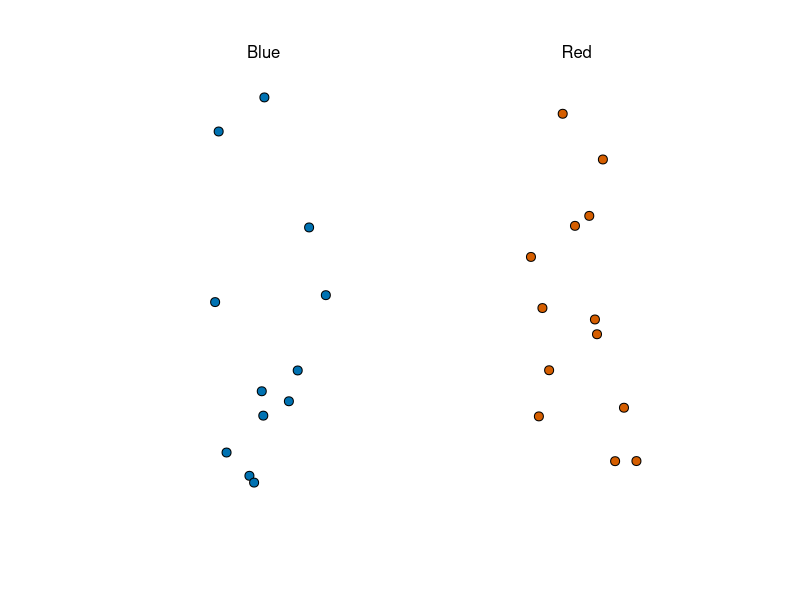
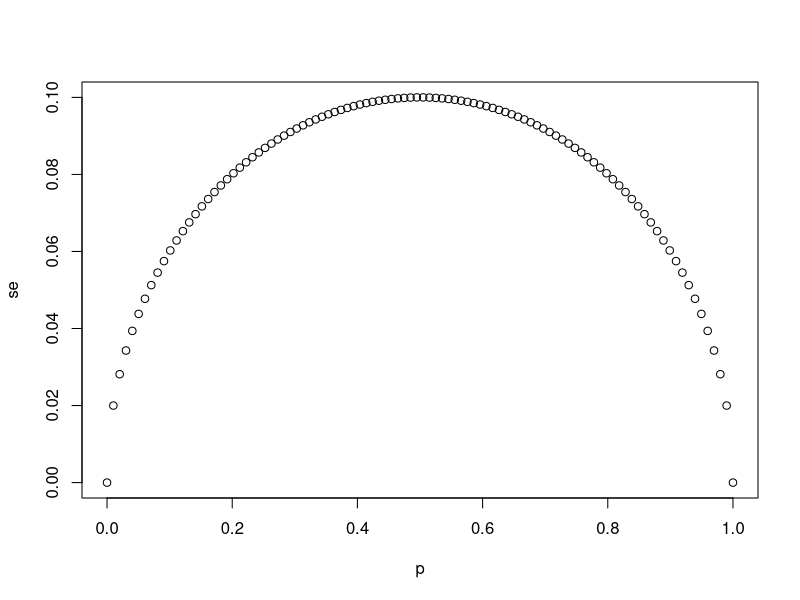
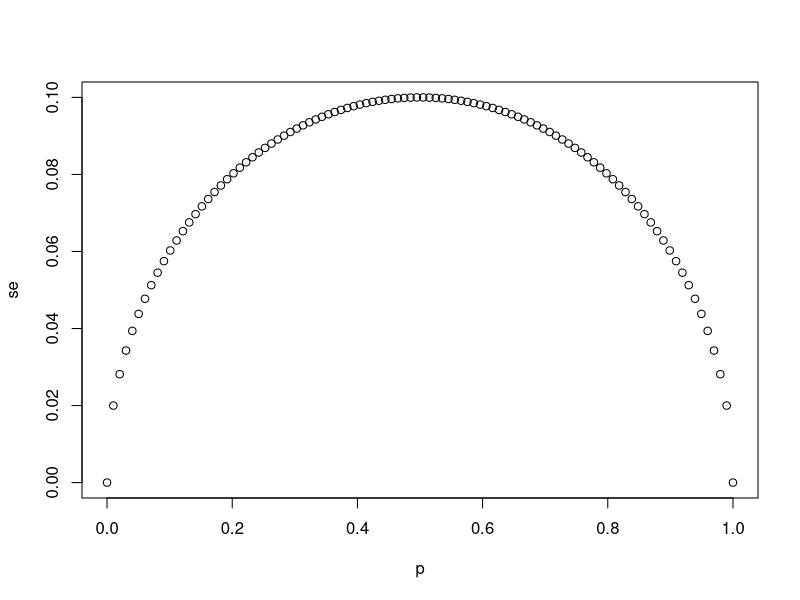
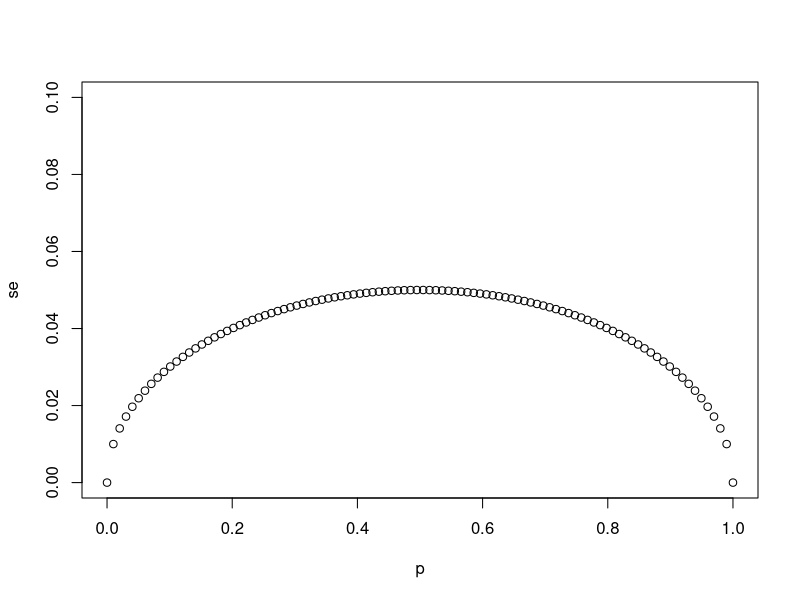
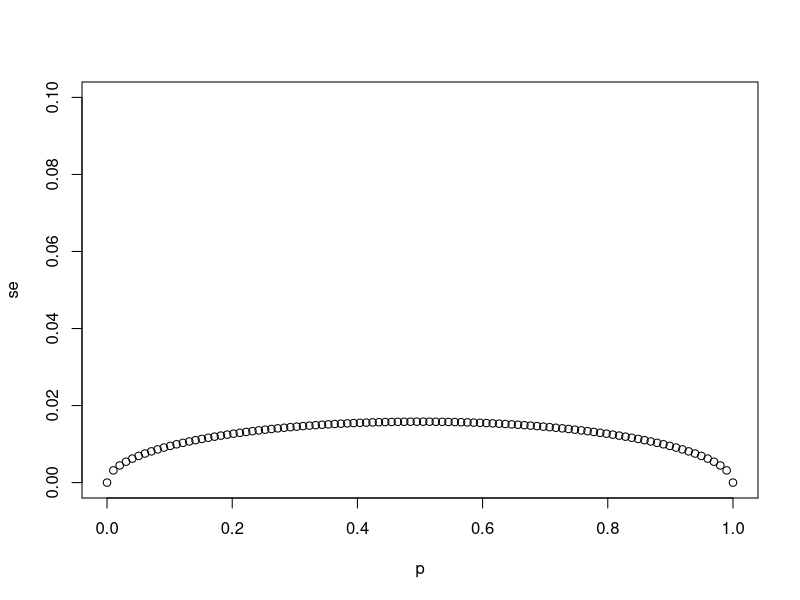
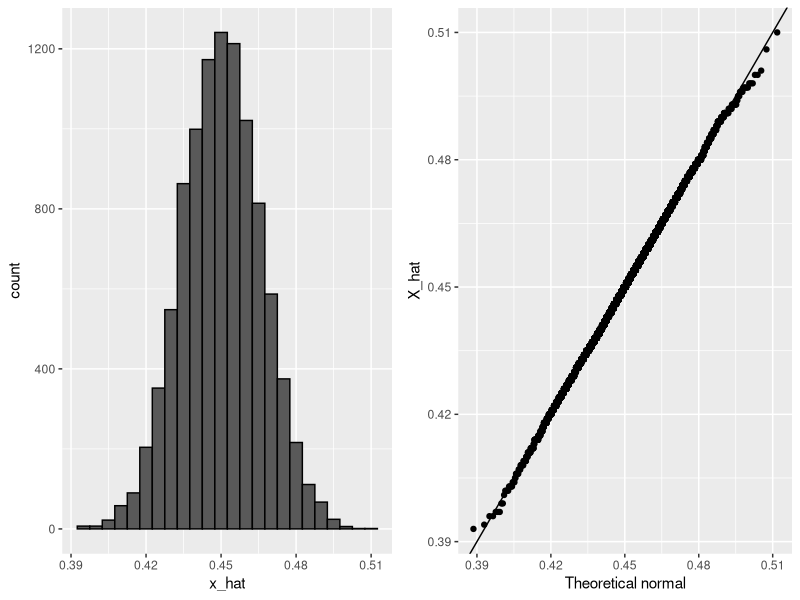
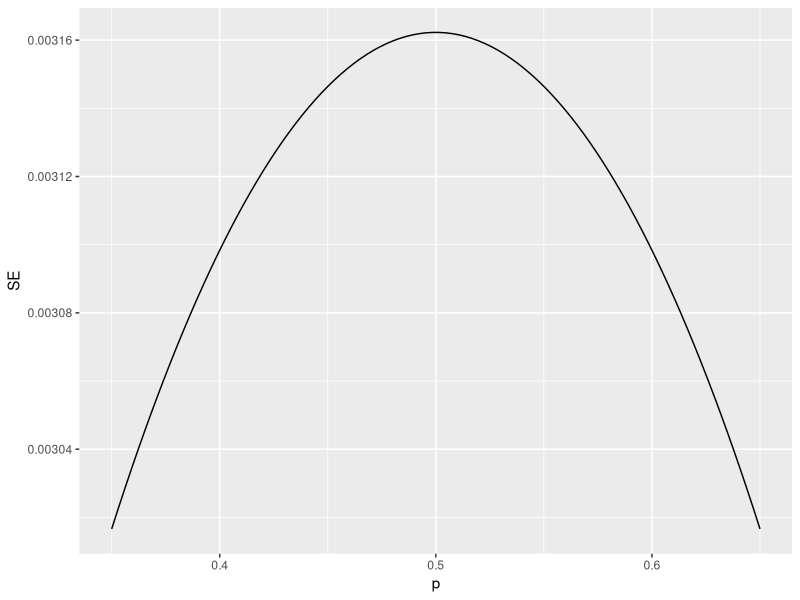
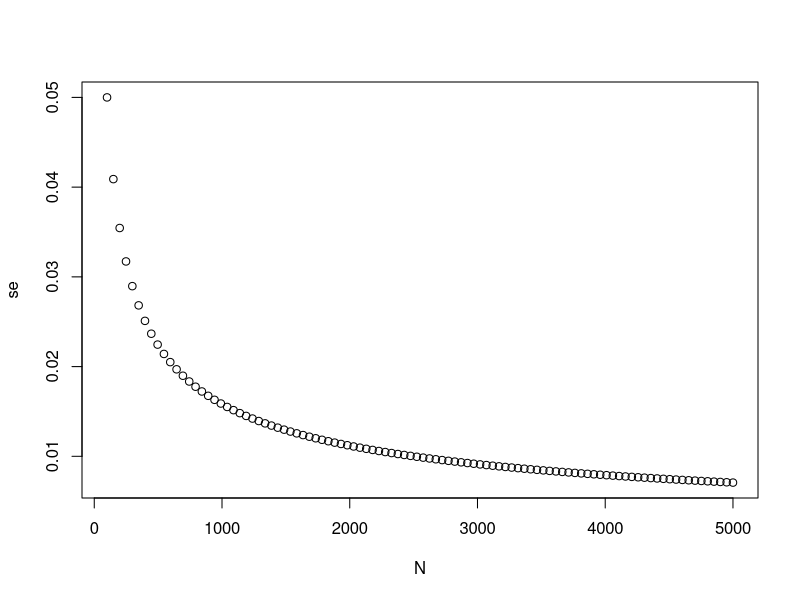

Here is the R script that generated these plots, in order: (Note: this script raises an error after producing the figures.)
library(tidyverse)
library(dslabs)
take_poll(25)    # draw 25 beads

# `N` represents the number of people polled
N <- 25
# Create a variable `p` that contains 100 proportions ranging from 0 to 1 using the `seq` function
p = seq(0,1,length=100)
# Create a variable `se` that contains the standard error of each sample average
se = sqrt(p*(1-p)/N)
# Plot `p` on the x-axis and `se` on the y-axis
plot(p,se)
# The vector `p` contains 100 proportions of Democrats ranging from 0 to 1 using the `seq` function
p <- seq(0, 1, length = 100)
# The vector `sample_sizes` contains the three sample sizes
sample_sizes <- c(25, 100, 1000)
# Write a for-loop that calculates the standard error `se` for every value of `p` for each of the three samples sizes `N` in the vector `sample_sizes`. Plot the three graphs, using the `ylim` argument to standardize the y-axis across all three plots.
for(N in sample_sizes)
{se = sqrt(p*(1-p)/N)
plot(p,se, ylim = c(0,0.1))}
# `N` represents the number of people polled
N <- 25
# `p` represents the proportion of Democratic voters
p <- 0.45
# Calculate the standard error of the spread. Print this value to the console.
2*sqrt(p*(1-p)/N)
# Code: Computing the probability of X-bar being within .01 of p
X_hat <- 0.48
se <- sqrt(X_hat*(1-X_hat)/25)
pnorm(0.01/se) - pnorm(-0.01/se)
#Code: Monte Carlo simulation using a set value of p
p <- 0.45    # unknown p to estimate
N <- 1000
# simulate one poll of size N and determine x_hat
x <- sample(c(0,1), size = N, replace = TRUE, prob = c(1-p, p))
x_hat <- mean(x)
# simulate B polls of size N and determine average x_hat
B <- 10000    # number of replicates
N <- 1000    # sample size per replicate
x_hat <- replicate(B, {
  x <- sample(c(0,1), size = N, replace = TRUE, prob = c(1-p, p))
  mean(x)
})
#Code: Histogram and QQ-plot of Monte Carlo results
library(tidyverse)
library(gridExtra)
p1 <- data.frame(x_hat = x_hat) %>%
  ggplot(aes(x_hat)) +
  geom_histogram(binwidth = 0.005, color = "black")
p2 <- data.frame(x_hat = x_hat) %>%
  ggplot(aes(sample = x_hat)) +
  stat_qq(dparams = list(mean = mean(x_hat), sd = sd(x_hat))) +
  geom_abline() +
  ylab("X_hat") +
  xlab("Theoretical normal")
grid.arrange(p1, p2, nrow=1)
#calculate the spread and SE of the spread
2*(p-1)
2*sqrt(p*(1-p)/N)
#Code: Plotting margin of error in an extremely large poll over a range of values of p
library(tidyverse)
N <- 100000
p <- seq(0.35, 0.65, length = 100)
SE <- sapply(p, function(x) 2*sqrt(x*(1-x)/N))
data.frame(p = p, SE = SE) %>%
  ggplot(aes(p, SE)) +
  geom_line()

# Write a function called `take_sample` that takes `p` and `N` as arguments and returns the average value of a randomly sampled population.
take_sample <- function(p,N)
{
  sample_taken <- sample(c(0,1), size = N, replace = TRUE, prob = c(1-p, p))
  mean(sample_taken)
}
# Use the `set.seed` function to make sure your answer matches the expected result after random sampling
set.seed(1)
# Define `p` as the proportion of Democrats in the population being polled
p <- 0.45
# Define `N` as the number of people polled
N <- 100
# Call the `take_sample` function to determine the sample average of `N` randomly selected people from a population containing a proportion of Democrats equal to `p`. Print this value to the console.
take_sample(p,N)
# The variable `B` specifies the number of times we want the sample to be replicated
B <- 10000
# Create an objected called `errors` that replicates subtracting the result of the `take_sample` function from `p` for `B` replications
errors <- replicate(B, p-take_sample(p,N))
# Calculate the mean of the errors. Print this value to the console.
mean(errors)
# Calculate the mean of the absolute value of each simulated error. Print this value to the console.
mean(abs(errors))
# Calculate the standard deviation of `errors`
sqrt(mean(errors^2))
# Calculate the standard error
sqrt(p*(1-p)/N)
# Define `X` as a random sample of `N` voters with a probability of picking a Democrat ('1') equal to `p`
X <- sample(c(0,1), size = N, replace = TRUE, prob = c(1-p, p))
# Define `X_bar` as the average sampled proportion
X_bar <- mean(X)
# Calculate the standard error of the estimate. Print the result to the console.
sqrt(X_bar*(1-X_bar)/N)
# Create a plot of the largest standard error for  ranging from 100 to 5,000.
N <- seq(100, 5000, len = 100)
p <- 0.5
se <- sqrt(p*(1-p)/N)
plot(N,se)
# Generate a qq-plot of `errors` with a qq-line showing a normal distribution
qqnorm(errors)
qqline(errors)
# Calculate the probability that the estimated proportion of Democrats in the population is greater than 0.5. Print this value to the console.
1-pnorm((.5-p)/(sqrt(p*(1-p)/N)))
# Define `N` as the number of people polled
N <-100
# Define `X_hat` as the sample average
X_hat <- 0.51
# Define `se_hat` as the standard error of the sample average
se_hat <- sqrt(X_hat*(1-X_hat)/N)
# Calculate the probability that the error is 0.01 or larger
1-pnorm(0.01/se_hat) + pnorm(-0.01/se_hat)
#95% confidance interval
pnorm(qnorm(1-0.995))
#Code: geom_smooth confidence interval example
#The shaded area around the curve is related to the concept of confidence intervals.
data("nhtemp")
data.frame(year = as.numeric(time(nhtemp)), temperature = as.numeric(nhtemp)) %>%
  ggplot(aes(year, temperature)) +
  geom_point() +
  geom_smooth() +
  ggtitle("Average Yearly Temperatures in New Haven")
#Code: Monte Carlo simulation of confidence intervals
#Note that to compute the exact 95% confidence interval, we would use qnorm(.975)*SE_hat instead of 2*SE_hat.
p <- 0.45
N <- 1000
X <- sample(c(0,1), size = N, replace = TRUE, prob = c(1-p, p))    # generate N observations
X_hat <- mean(X)    # calculate X_hat
SE_hat <- sqrt(X_hat*(1-X_hat)/N)    # calculate SE_hat, SE of the mean of N observations
c(X_hat - 2*SE_hat, X_hat + 2*SE_hat)    # build interval of 2*SE above and below mean
#Code: Solving for  with qnorm
z <- qnorm(0.995)    # calculate z to solve for 99% confidence interval
pnorm(qnorm(0.995))    # demonstrating that qnorm gives the z value for a given probability
pnorm(qnorm(1-0.995))    # demonstrating symmetry of 1-qnorm
pnorm(z) - pnorm(-z)    # demonstrating that this z value gives correct probability for interval
#Code: Monte Carlo simulation
#Note that to compute the exact 95% confidence interval, we would use qnorm(.975)*SE_hat instead of 2*SE_hat.
B <- 10000
inside <- replicate(B, {
  X <- sample(c(0,1), size = N, replace = TRUE, prob = c(1-p, p))
  X_hat <- mean(X)
  SE_hat <- sqrt(X_hat*(1-X_hat)/N)
  between(p, X_hat - 2*SE_hat, X_hat + 2*SE_hat)    # TRUE if p in confidence interval
})
mean(inside)
#Code: Confidence interval for the spread with sample size of 25
#Note that to compute the exact 95% confidence interval, we would use c(-qnorm(.975), qnorm(.975)) instead of 1.96.
N <- 25
X_hat <- 0.48
(2*X_hat - 1) + c(-2, 2)*2*sqrt(X_hat*(1-X_hat)/N)
#Code: Computing a p-value for observed spread of 0.02
N <- 100    # sample size
z <- sqrt(N) * 0.02/0.5    # spread of 0.02
1 - (pnorm(z) - pnorm(-z))
# Load the data
data(polls_us_election_2016)
# Generate an object `polls` that contains data filtered for polls that ended on or after October 31, 2016 in the United States
polls <- filter(polls_us_election_2016, enddate >= "2016-10-31" & state=="U.S.")
# How many rows does `polls` contain? Print this value to the console.
nrow(polls)
# Assign the sample size of the first poll in `polls` to a variable called `N`. Print this value to the console.
N <- polls[1,"samplesize"]
N
# For the first poll in `polls`, assign the estimated percentage of Clinton voters to a variable called `X_hat`. Print this value to the console.
X_hat <- polls[1,"rawpoll_clinton"]/100
X_hat
# Calculate the standard error of `X_hat` and save it to a variable called `se_hat`. Print this value to the console.
se_hat <- sqrt(X_hat*(1-X_hat)/N)
se_hat
# Use `qnorm` to calculate the 95% confidence interval for the proportion of Clinton voters. Save the lower and then the upper confidence interval to a variable called `ci`.
ci <- c(X_hat - qnorm(.975)*se_hat, X_hat + qnorm(.975)*se_hat)
# The `polls` object that filtered all the data by date and nation has already been loaded. Examine it using the `head` function.
head(polls)
# Create a new object called `pollster_results` that contains columns for pollster name, end date, X_hat, se_hat, lower confidence interval, and upper confidence interval for each poll.
pollster_results <- polls %>%
  mutate(X_hat = rawpoll_clinton/100,
         se_hat = sqrt(X_hat*(1-X_hat)/samplesize),
         lower = X_hat - qnorm(.975)*se_hat,
         upper = X_hat + qnorm(.975)*se_hat) %>% 
  select(pollster,enddate, X_hat,se_hat,lower,upper)
# The `pollster_results` object has already been loaded. Examine it using the `head` function.
head(pollster_results)
# Add a logical variable called `hit` that indicates whether the actual value exists within the confidence interval of each poll. Summarize the average `hit` result to determine the proportion of polls with confidence intervals include the actual value. Save the result as an object called `avg_hit`.
avg_hit <- pollster_results %>% mutate(hit = 0.482 > lower & 0.482 < upper) %>% summarize(avg_hit = mean(hit))
# Add a statement to this line of code that will add a new column named `d_hat` to `polls`. The new column should contain the difference in the proportion of voters.
polls <- polls_us_election_2016 %>% filter(enddate >= "2016-10-31" & state == "U.S.") %>% mutate (d_hat = rawpoll_clinton/100-rawpoll_trump/100)
# Assign the sample size of the first poll in `polls` to a variable called `N`. Print this value to the console.
N <- polls[1,"samplesize"]
N
# Assign the difference `d_hat` of the first poll in `polls` to a variable called `d_hat`. Print this value to the console.
d_hat <- polls[1,"d_hat"]
d_hat
# Assign proportion of votes for Clinton to the variable `X_hat`.
X_hat <- (d_hat + 1)/2
# Calculate the standard error of the spread and save it to a variable called `se_hat`. Print this value to the console.
se_hat <- 2*sqrt(X_hat*(1-X_hat)/N)
se_hat
# Use `qnorm` to calculate the 95% confidence interval for the difference in the proportions of voters. Save the lower and then the upper confidence interval to a variable called `ci`.
ci <- c(d_hat - qnorm(.975)*se_hat, d_hat + qnorm(.975)*se_hat)
# Create a new object called `pollster_results` that contains columns for pollster name, end date, d_hat, lower confidence interval of d_hat, and upper confidence interval of d_hat for each poll.
pollster_results <- polls %>%
  mutate(X_hat = (d_hat + 1)/2,
         se_hat = 2*sqrt(X_hat*(1-X_hat)/samplesize),
         lower = d_hat - qnorm(.975)*se_hat,
         upper = d_hat + qnorm(.975)*se_hat) %>% 
  select(pollster, enddate, d_hat, lower, upper)
# Add a logical variable called `hit` that indicates whether the actual value (0.021) exists within the confidence interval of each poll. Summarize the average `hit` result to determine the proportion of polls with confidence intervals include the actual value. Save the result as an object called `avg_hit`.
avg_hit <- pollster_results %>% mutate(hit = 0.021 > lower & 0.021 < upper) %>% summarize(avg_hit = mean(hit))
# Add variable called `error` to the object `polls` that contains the difference between d_hat and the actual difference on election day. Then make a plot of the error stratified by pollster.
polls %>% mutate(error = d_hat - 0.021) %>% ggplot(aes(x = error, y = pollster)) +
  geom_point() +
  theme(axis.text.x = element_text(angle = 90, hjust = 1))
# Add variable called `error` to the object `polls` that contains the difference between d_hat and the actual difference on election day. Then make a plot of the error stratified by pollster, but only for pollsters who took 5 or more polls.
polls %>% mutate(error = d_hat - 0.021) %>% 
  group_by(pollster) %>%
  filter(n() >= 5) %>% 
  ggplot(aes(x = error, y = pollster)) +
  geom_point() +
  theme(axis.text.x = element_text(angle = 90, hjust = 1))
#Code: Simulating polls
#Note that to compute the exact 95% confidence interval, we would use 
#qnorm(.975)*SE_hat instead of 2*SE_hat.
d <- 0.039
Ns <- c(1298, 533, 1342, 897, 774, 254, 812, 324, 1291, 1056, 2172, 516)
p <- (d+1)/2
# calculate confidence intervals of the spread
confidence_intervals <- sapply(Ns, function(N){
  X <- sample(c(0,1), size=N, replace=TRUE, prob = c(1-p, p))
  X_hat <- mean(X)
  SE_hat <- sqrt(X_hat*(1-X_hat)/N)
  2*c(X_hat, X_hat - 2*SE_hat, X_hat + 2*SE_hat) - 1
})
# generate a data frame storing results
polls <- data.frame(poll = 1:ncol(confidence_intervals),
                    t(confidence_intervals), sample_size = Ns)
names(polls) <- c("poll", "estimate", "low", "high", "sample_size")
polls
#Code: Generating simulated poll data
library(dslabs)
data(polls_us_election_2016)
names(polls_us_election_2016)
# keep only national polls from week before election with a grade considered reliable
polls <- polls_us_election_2016 %>%
  filter(state == "U.S." & enddate >= "2016-10-31" &
           (grade %in% c("A+", "A", "A-", "B+") | is.na(grade)))
# add spread estimate
polls <- polls %>%
  mutate(spread = rawpoll_clinton/100 - rawpoll_trump/100)
# compute estimated spread for combined polls
d_hat <- polls %>%
  summarize(d_hat = sum(spread * samplesize) / sum(samplesize)) %>%
  .$d_hat
# compute margin of error
p_hat <- (d_hat+1)/2
moe <- 1.96 * 2 * sqrt(p_hat*(1-p_hat)/sum(polls$samplesize))
# histogram of the spread
polls %>%
  ggplot(aes(spread)) +
  geom_histogram(color="black", binwidth = .01)
#Code: Investigating poll data and pollster bias
# number of polls per pollster in week before election
polls %>% group_by(pollster) %>% summarize(n())
# plot results by pollsters with at least 6 polls
polls %>% group_by(pollster) %>%
  filter(n() >= 6) %>%
  ggplot(aes(pollster, spread)) +
  geom_point() +
  theme(axis.text.x = element_text(angle = 90, hjust = 1))
# standard errors within each pollster
polls %>% group_by(pollster) %>%
  filter(n() >= 6) %>%
  summarize(se = 2 * sqrt(p_hat * (1-p_hat) / median(samplesize)))
#Note that to compute the exact 95% confidence interval, we would use qnorm(.975) instead of 1.96.
# collect last result before the election for each pollster
one_poll_per_pollster <- polls %>% group_by(pollster) %>%
  filter(enddate == max(enddate)) %>%      # keep latest poll
  ungroup()
# histogram of spread estimates
one_poll_per_pollster %>%
  ggplot(aes(spread)) + geom_histogram(binwidth = 0.01)
# construct 95% confidence interval
results <- one_poll_per_pollster %>%
  summarize(avg = mean(spread), se = sd(spread)/sqrt(length(spread))) %>%
  mutate(start = avg - 1.96*se, end = avg + 1.96*se)
round(results*100, 1)

# Load the 'dslabs' package and data contained in 'heights'
library(dslabs)
data(heights)
# Make a vector of heights from all males in the population
x <- heights %>% filter(sex == "Male") %>%
  .$height
# Calculate the population average. Print this value to the console.
mean(x)
# Calculate the population standard deviation. Print this value to the console.
sd(x)
# Use the `set.seed` function to make sure your answer matches the expected result after random sampling
set.seed(1)
# Define `N` as the number of people measured
N <- 50
# Define `X` as a random sample from our population `x`
X <- sample(x, size=N, replace=TRUE)
# Calculate the sample average. Print this value to the console.
mean(X)
# Calculate the sample standard deviation. Print this value to the console.
sd(X)
# Define `se` as the standard error of the estimate. Print this value to the console.
se <- sd(X)/sqrt(N)
# Construct a 95% confidence interval for the population average based on our sample. Save the lower and then the upper confidence interval to a variable called `ci`.
ci <- c(mean(X)-qnorm(.975)*se,mean(X)+qnorm(.975)*se)
# Define `mu` as the population average
mu <- mean(x)
# Use the `set.seed` function to make sure your answer matches the expected result after random sampling
set.seed(1)
# Define `N` as the number of people measured
N <- 50
# Define `B` as the number of times to run the model
B <- 10000
# Define an object `res` that contains a logical vector for simulated intervals that contain mu
res <- replicate(B, {
  X <- sample(x, size=N, replace=TRUE)
  se <- sd(X)/sqrt(N)
  interval <- c(mean(X)-qnorm(.975)*se,mean(X)+qnorm(.975)*se)
  between(mu,interval[1],interval[2])    
})
# Calculate the proportion of results in `res` that include mu. Print this value to the console.
mean(res)
# Load the libraries and data you need for the following exercises
library(dslabs)
library(dplyr)
library(ggplot2)
data("polls_us_election_2016")
# These lines of code filter for the polls we want and calculate the spreads
polls <- polls_us_election_2016 %>% 
  filter(pollster %in% c("Rasmussen Reports/Pulse Opinion Research","The Times-Picayune/Lucid") &
           enddate >= "2016-10-15" &
           state == "U.S.") %>% 
  mutate(spread = rawpoll_clinton/100 - rawpoll_trump/100) 
# Make a boxplot with points of the spread for each pollster
polls %>% ggplot(aes(pollster, spread)) +
  geom_boxplot() +
  geom_point()
# Create an object called `sigma` that contains a column for `pollster` and a column for `s`, the standard deviation of the spread
sigma <- polls %>% 
  group_by(pollster) %>% 
  summarize(s = sd(spread))
# Print the contents of sigma to the console
sigma
# Create an object called `res` that summarizes the average, standard deviation, and number of polls for the two pollsters.
res <- polls %>% 
  group_by(pollster) %>% 
  summarize(average = mean(spread), s = sd(spread), N = n()) 
res
# Store the difference between the larger average and the smaller in a variable called `estimate`. Print this value to the console.
estimate <- res$avg[2] - res$avg[1]
estimate
# Store the standard error of the estimates as a variable called `se_hat`. Print this value to the console.
se_hat <- sqrt(res$s[2]^2/res$N[2] + res$s[1]^2/res$N[1])
se_hat
# Calculate the 95% confidence interval of the spreads. Save the lower and then the upper confidence interval to a variable called `ci`.
ci <- c(estimate-qnorm(.975)*se_hat,estimate+qnorm(.975)*se_hat)
ci
# Calculate the p-value for expected difference of 0 of a random varaible larger than estimate
2*(1-pnorm(estimate, 0, se_hat))
# Execute the following lines of code to filter the polling data and calculate the spread
polls <- polls_us_election_2016 %>% 
  filter(enddate >= "2016-10-15" &
           state == "U.S.") %>%
  group_by(pollster) %>%
  filter(n() >= 5) %>% 
  mutate(spread = rawpoll_clinton/100 - rawpoll_trump/100) %>%
  ungroup()
# Create an object called `var` that contains columns for the pollster, mean spread, and standard deviation. Print the contents of this object to the console.
var <- polls %>% group_by(pollster) %>% 
  summarize(avg = mean(spread), s = sd(spread))
var

#Code: Monte Carlo simulation Bayes' Theorem
prev <- 0.00025    # disease prevalence
N <- 100000    # number of tests
outcome <- sample(c("Disease", "Healthy"), N, replace = TRUE, prob = c(prev, 1-prev))
N_D <- sum(outcome == "Disease")    # number with disease
N_H <- sum(outcome == "Healthy")    # number healthy
# for each person, randomly determine if test is + or -
accuracy <- 0.99
test <- vector("character", N)
test[outcome == "Disease"] <- sample(c("+", "-"), N_D, replace=TRUE, prob = c(accuracy, 1-accuracy))
test[outcome == "Healthy"] <- sample(c("-", "+"), N_H, replace=TRUE, prob = c(accuracy, 1-accuracy))
table(outcome, test)
# Define `Pr_1` as the probability of the first son dying of SIDS
Pr_1 <- 1/8500
# Define `Pr_2` as the probability of the second son dying of SIDS
Pr_2 <- 1/100
# Define `Pr_B` as the probability of both sons dying of SIDS
Pr_B <- Pr_1*Pr_2
# Define Pr_A as the rate of mothers that are murderers
Pr_A <- 1/1000000
# Define Pr_BA as the probability that two children die without evidence of harm, given that their mother is a murderer
Pr_BA <- 0.50
# Define Pr_AB as the probability that a mother is a murderer, given that her two children died with no evidence of physical harm. Print this value to the console.
Pr_AB <- Pr_BA*Pr_A/Pr_B
Pr_A
# Load the libraries and poll data
library(dplyr)
library(dslabs)
data(polls_us_election_2016)
# Create an object `polls` that contains the spread of predictions for each candidate in Florida during the last polling days
polls <- polls_us_election_2016 %>% 
  filter(state == "Florida" & enddate >= "2016-11-04" ) %>% 
  mutate(spread = rawpoll_clinton/100 - rawpoll_trump/100)
# Examine the `polls` object using the `head` function
head(polls)
# Create an object called `results` that has two columns containing the average spread (`avg`) and the standard error (`se`). Print the results to the console.
results <- polls %>% summarize(avg = mean(spread), se = sd(spread)/sqrt(length(spread)))
results
# Define `mu` and `tau`
mu <- 0
tau <- 0.01
# Define a variable called `sigma` that contains the standard error in the object `results`
sigma <- results$se
# Define a variable called `Y` that contains the average in the object `results`
Y <- results$avg
# Define a variable `B` using `sigma` and `tau`. Print this value to the console.
B <- sigma^2/(sigma^2 + tau^2)
# Calculate the expected value of the posterior distribution
mu+(1-B)*Y
# Compute the standard error of the posterior distribution. Print this value to the console.
sqrt(1/(1/sigma^2+1/tau^2))
# Construct the 95% credible interval. Save the lower and then the upper confidence interval to a variable called `ci`.
ci <- c(mu+(1-B)*Y - qnorm(.975)*se, mu+(1-B)*Y + qnorm(.975)*se)
# Assign the expected value of the posterior distribution to the variable `exp_value`
exp_value <- B*mu + (1-B)*Y 
# Assign the standard error of the posterior distribution to the variable `se`
se <- sqrt( 1/ (1/sigma^2 + 1/tau^2))
# Using the `pnorm` function, calculate the probability that the actual spread was less than 0 (in Trump's favor). Print this value to the console.
pnorm(0, exp_value, se)
# Define the variables from previous exercises
mu <- 0
sigma <- results$se
Y <- results$avg
# Define a variable `taus` as different values of tau
taus <- seq(0.005, 0.05, len = 100)
# Create a function called `p_calc` that generates `B` and calculates the probability of the spread being less than 0
p_calc <- function(tau){
  B <- sigma^2 / (sigma^2 + tau^2)
  pnorm(0, B*mu + (1-B)*Y, sqrt( 1/ (1/sigma^2 + 1/tau^2)))
}
# Create a vector called `ps` by applying the function `p_calc` across values in `taus`
ps <- p_calc(taus)
# Plot `taus` on the x-axis and `ps` on the y-axis
plot(taus, ps)





# suggested libraries and options
library(tidyverse)
options(digits = 3)
# load brexit_polls object
library(dslabs)
data(brexit_polls)
#Question 1: Expected value and standard error of a poll
N=1500
p=0.481
#expected number of remain
N*p
#SE of total number of remains
sqrt(N*p*(1-p))
#expected proportion of remain
p
#SE of proportion of remain in sample
sqrt(p*(1-p)/N)
#expected spread
2*p-1
#SE of spread
2*sqrt(p*(1-p)/N)
#Question 2: Actual Brexit poll estimates
#Calculate x_hat for each poll
brexit_polls <- brexit_polls %>%
  mutate(x_hat = (spread+1)/2)
mean(brexit_polls.spread)
#What is the average of the observed spreads (spread)?
mean(brexit_polls$spread)
#What is the standard deviation of the observed spreads?
sd(brexit_polls$spread)
#What is the average of x_hat, the estimates of the parameter ?
mean(brexit_polls$x_hat)
#What is the standard deviation of x_hat?
sd(brexit_polls$x_hat)
#for brexit_polls[1,] calculate 95% confidance interval
x_hat <- brexit_polls[1,"x_hat"]
N <- brexit_polls[1,"samplesize"]
se_hat <- sqrt(x_hat*(1-x_hat)/N)
c(x_hat - qnorm(.975)*se_hat, x_hat + qnorm(.975)*se_hat)
#Does the 95% confidence interval predict a winner (does not cover )? 
!between(0.5, x_hat - qnorm(.975)*se_hat, x_hat + qnorm(.975)*se_hat)    # predicts winner
#Does the 95% confidence interval cover the true value of  observed during the referendum?
between(0.481, x_hat - qnorm(.975)*se_hat, x_hat + qnorm(.975)*se_hat)    # does not cover p
#Create the data frame june_polls containing only Brexit polls ending in June 2016 (enddate of "2016-06-01" and later). 
#We will calculate confidence intervals for all polls and determine how many cover the true value of d.
#First, use mutate() to calculate a plug-in estimate se_x_hat for the standard error of the estimate  for each poll given its sample size and value of  (x_hat).
#Second, use mutate() to calculate an estimate for the standard error of the spread for each poll given the value of se_x_hat. 
#Then, use mutate() to calculate upper and lower bounds for 95% confidence intervals of the spread.
#Last, add a column hit that indicates whether the confidence interval for each poll covers the correct spread
data(brexit_polls)
brexit_polls <- brexit_polls %>%
  mutate(x_hat = (spread + 1)/2)
p <- 0.481
june_polls <- brexit_polls %>% filter(enddate >= "2016-06-01")
june_polls <- june_polls %>%
  mutate(se_x_hat = sqrt(x_hat*(1-x_hat)/samplesize),
         se_spread = 2*se_x_hat,
         ci_lower_spread = spread - qnorm(0.975)*se_spread,
         ci_upper_spread = spread + qnorm(0.975)*se_spread,
         hit = (2*p-1 > ci_lower_spread) & (2*p-1 < ci_upper_spread))
#How many polls are in june_polls?
nrow(june_polls)
#What proportion of polls have a confidence interval that covers the value 0?
mean(june_polls$ci_lower_spread < 0 & june_polls$ci_upper_spread > 0)
#What proportion of polls predict "Remain" (confidence interval entirely above 0)?
mean(june_polls$ci_lower_spread > 0)
#What proportion of polls have a confidence interval covering the true value of d?
mean(june_polls$hit)
#Group and summarize the june_polls object by pollster to find the proportion of hits for each pollster and the number of polls per pollster. Use arrange() to sort by hit rate.
june_polls %>% group_by(pollster) %>% summarize(count = n(), hit_rate = mean(hit)) %>% arrange(hit_rate)
#Make a boxplot of the spread in june_polls by poll type.
june_polls %>% ggplot(aes(poll_type, spread)) +
  geom_boxplot()
# calculate confidance intervals by poll type
combined_by_type <- june_polls %>%
  group_by(poll_type) %>%
  summarize(N = sum(samplesize),
            spread = sum(spread*samplesize)/N,
            p_hat = (spread + 1)/2,
            se_spread = 2*sqrt(p_hat*(1-p_hat)/N),
            spread_lower = spread - qnorm(.975)*se_spread,
            spread_upper = spread + qnorm(.975)*se_spread)
# lower 95% confidance interval for online voters
combined_by_type %>%
  filter(poll_type == "Online") %>%
  pull(spread_lower)
#upper bound 95%
combined_by_type %>%
  filter(poll_type == "Online") %>%
  pull(spread_upper)
